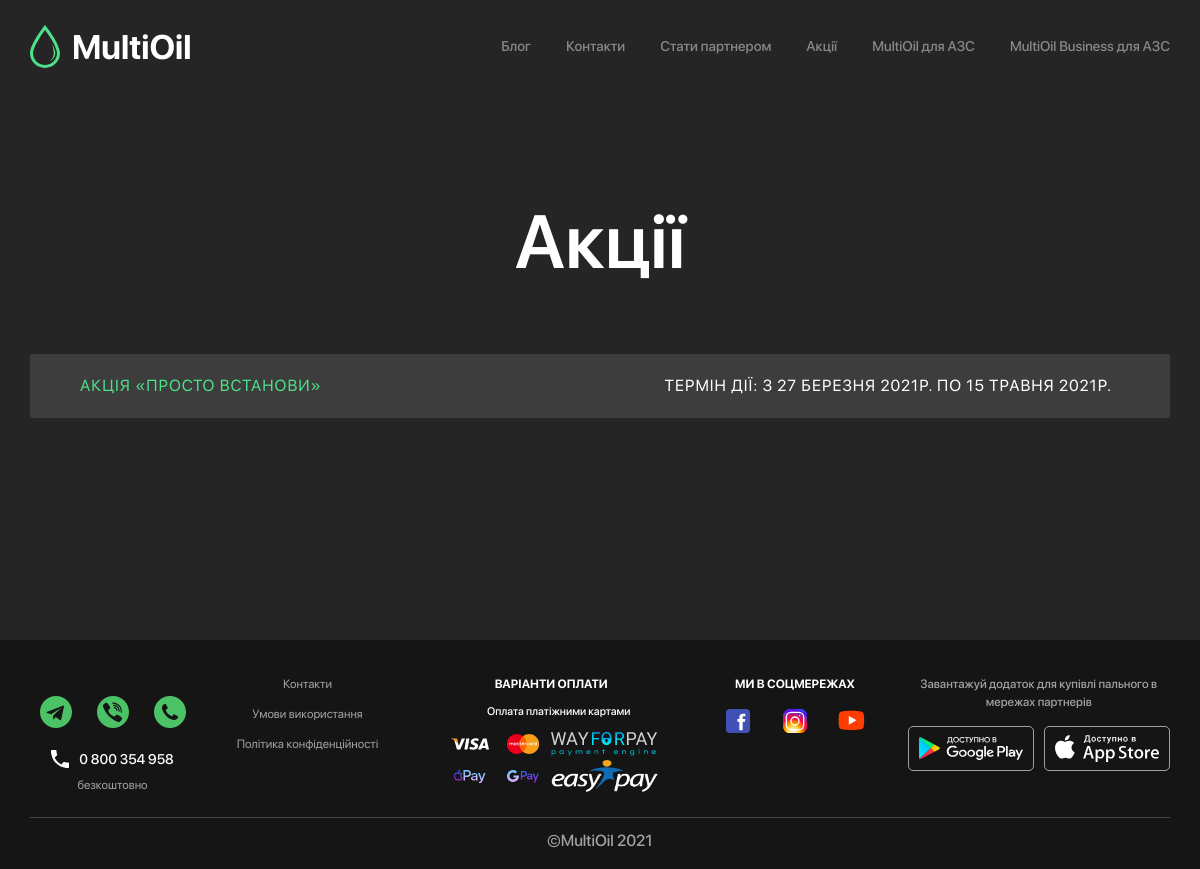
Before: /stocks with the older database file.
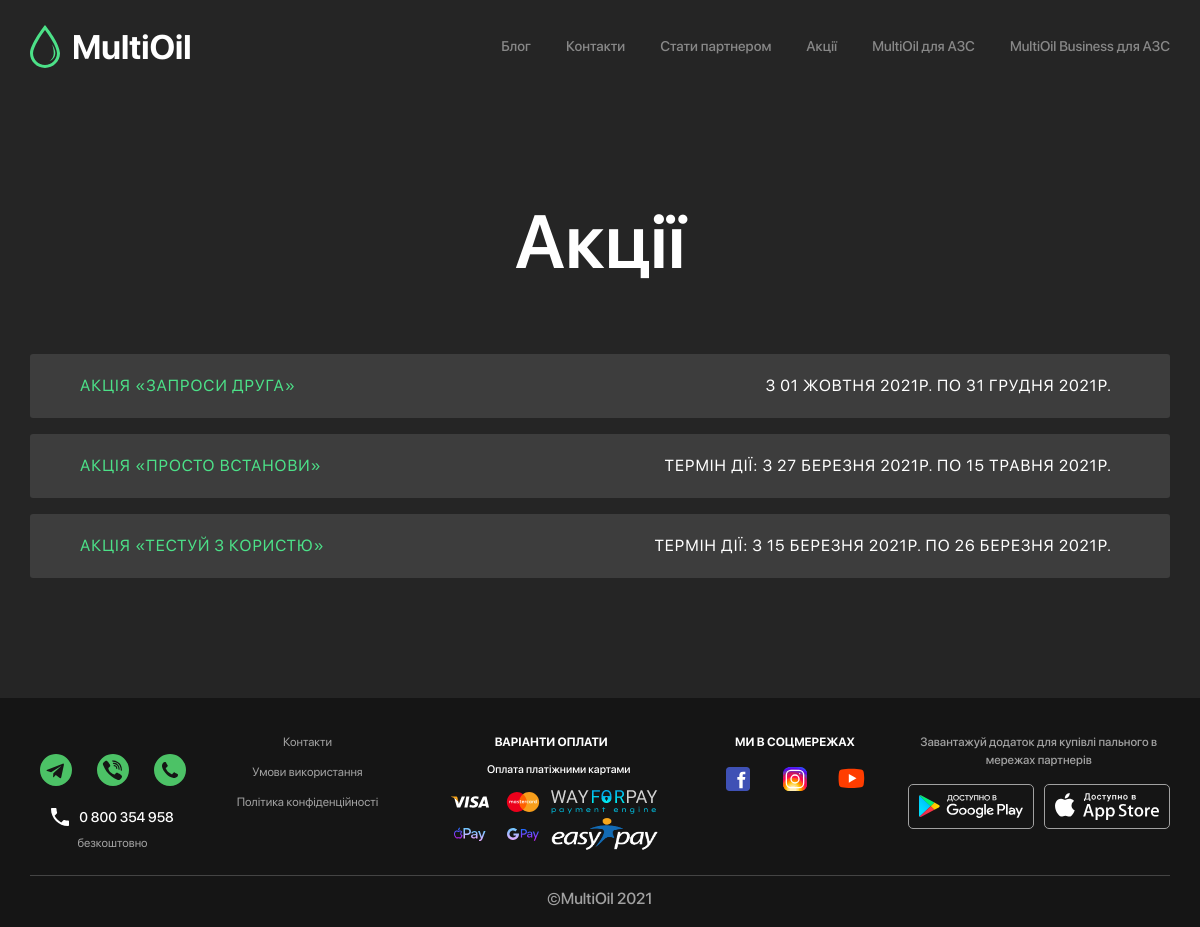
After: the same page with the newer database file.
### multi_oil/models.py (models this page shows, shortened)
class Stocks(models.Model):
    name = models.TextField(max_length=100, verbose_name="Название акции")
    name_url = models.CharField(max_length=100,verbose_name="URL",unique=True,)
    img = models.ImageField(verbose_name='Изображение', upload_to="img", default="img/default.jpg")
    img_alt = models.CharField(max_length=100,verbose_name="alt",default="", blank=True)
    img_title = models.CharField(max_length=100,verbose_name="title",default="", blank=True)
    body = RichTextField(verbose_name='Акция', null=True, blank=True, default="")
    date_work = models.TextField(verbose_name='Время работы',max_length=100, default="" )
    date_add = models.DateTimeField(verbose_name="Дата создания",auto_now=True)
    page_title = models.CharField(max_length=100,verbose_name="title",default="", blank=True)
    page_description = models.CharField(max_length=100,verbose_name="description",default="", blank=True)
    page_keywords= models.CharField(max_length=100,verbose_name="keywords",default="", blank=True)
    def get_absolute_url(self):
        return reverse('multi_oil:get-stocks', args=[str(self.name_url)])
    class Meta:
        verbose_name_plural = "Акции"
        verbose_name = "Акция"

### multi_oil/views.py (the view)
# urls.py: path('stocks', views.GetStocksPageView.as_view(), name='stocks'),
class GetStocksPageView(TemplateView):
    template_name = "stocks.html"
    def get_context_data(self, **kwargs):
        new = Stocks.objects.all().order_by('-date_add')
        context = super().get_context_data(**kwargs)
        context["stocks"] = StocksSerializer(new, many=True).data
        return context

### multi_oil/serializers.py (called while the page is built)
    def get_url(self, obj):
        return base_url + obj.get_absolute_url()

### templates/stocks.html (shortened to what this page needs)
<!DOCTYPE html>
{% load static %}
<html lang="ru">
<head>
    <link rel="stylesheet" href="{% static 'css/bootstrap.css' %}">
    <link rel="stylesheet" href="{% static 'css/swiper.min.css' %}">
    <link rel="stylesheet" href="{% static 'css/jquery.fancybox.min.css' %}">
    <link rel="stylesheet" href="{% static 'css/main.css' %}">
</head>
<body>
<header class="header">
    <div class="container">
        <div class="row">
            <div class="col-12 header__col">
                <div class="logo header__logo">
                    <a class="logo__link" href="{% url 'multi_oil:home-page' %}">
                        <img class="logo__img" src="{% static 'img/logo.svg' %}" alt="logo">
                        <div class="logo__title">MultiOil</div>
                    </a>
                </div>
                <nav class="menu">
                    <ul class="menu__list">
                        <li class="menu__item">
                            <a class="menu__link" href="{% url 'multi_oil:get-news-page' %}">
                                Блог
                            </a>
                        </li>
                        <li class="menu__item"><a class="menu__link"
                                                  href="javascript:;" data-fancybox
                                                  data-src="#contact-popup">Контакти</a></li>
                        <li class="menu__item"><a class="menu__link" href="javascript:;" data-fancybox
                                                  data-src="#partner-popup">Стати партнером</a></li>
                        <li class="menu__item"><a class="menu__link" href="{% url 'multi_oil:stocks' %}">Акції</a></li>
                        <li class="menu__item"><a class="menu__link" href="{% url 'multi_oil:multioil-for-azs' %}">MultiOil
                            для АЗС</a></li>
                        <li class="menu__item"><a class="menu__link" href="{% url 'multi_oil:business' %}">MultiOil
                            Business для АЗС</a></li>
                    </ul>
                </nav>
            </div>
        </div>
    </div>
</header>
<div class="stocks">
    <div class="container">
        <div class="row">
            <div class="col-lg-12">
                <h1 class="stocks-article__title">Акції</h1>
                {% for stock in stocks %}
                    <div class="stocks-box">
                        <a  href="{{ stock.url }}" class="stocks-link">
                            <div class="text-upper">{{ stock.name }}</div>
                        </a>
                        <div class="text-upper text-small mr-12">{{ stock.date_work }}
                        </div>
                    </div>
                {% endfor %}
            </div>
        </div>
    </div>
</div>
<footer class="footer">
    <div class="container">
        <div class="row">
            <div class="col-xl-2 footer__col">
                <div class="footer-phone__descr desktop--hidden__footer">безкоштовно</div>
                <div class="footer-phone">
                    <svg class="footer-phone__icon">
                        <use xlink:href="#footer-phone"></use>
                    </svg>
                    <a class="footer-phone__link" href="tel:0800354958">0 800 354 958</a>
                </div>
                <ul class="social footer__social">
                    <li class="social__item"><a class="social__link" href="https://t.me/multioil">
                        <svg class="social__icon">
                            <use
                                    xlink:href="#telegram"></use>
                        </svg>
                    </a></li>
                    <li class="social__item"><a class="social__link" href="viber://chat?number=%2B380631018197">
                        <svg class="social__icon">
                            <use xlink:href="#viber"></use>
                        </svg>
                    </a></li>
                    <li class="social__item"><a class="social__link" href="tel:0800354958">
                        <svg class="social__icon">
                            <use xlink:href="#phone"></use>
                        </svg>
                    </a></li>
                </ul>
            </div>
            <div class="col-xl-2 desktop--hidden__footer">
                <div class="footer-block">
                    <div class="footer-block__title"><a class="footer-links__link" href="javascript:;"
                                                        data-fancybox data-src="#contact-popup">Контакти</a></div>
                    <div class="footer-block__title"><a class="footer-links__link"
                                                        href="{% url 'multi_oil:terms-page' %}">
                        Умови використання</a></div>
                    <div class="footer-block__title"><a class="footer-links__link"
                                                        href="{% url 'multi_oil:policy-page' %}">
                        Політика конфіденційності</a></div>
                </div>
            </div>
            <div class="col-xl-3 footer__col">
                <div class="footer-block">
                    <div class="footer-block__title">ВАРІАНТИ ОПЛАТИ</div>
                    <nav class="footer-menu">
                        <ul class="footer-menu__list">
                            <li class="footer-menu__item">Оплата платіжними картами</li>
                            <div class="footer_image">
                                <img src="{% static 'img/pay/visa.svg' %}" alt="visa">
                                <img src="{% static 'img/pay/master.svg' %}" alt="mastercard">
                                <img src="{% static 'img/pay/way.png' %}" alt="WAYFORPAY">
                            </div>
                            <div class="footer_image__pay">
                                <img src="{% static 'img/pay/applepay.svg' %}" alt="Apple Pay">
                                <img src="{% static 'img/pay/googlepay.svg' %}" alt="Google Pay">
                                <img class="easy_pay" src="{% static 'img/pay/easypay.png' %}" alt="EasyPay">
                            </div>
                        </ul>
                    </nav>
                </div>
            </div>
            <div class="col-xl-2 footer__col">
                <div class="footer-block">
                    <div class="footer-block__title">Ми в соцмережах</div>
                    <nav class="footer-menu">
                        <ul class="social footer__social">
                            <li class="social__item">
                                <a class="social__link" href="#">
                                    <svg class="social__icon">
                                        <use xlink:href="#facebook"></use>
                                    </svg>
                                </a>
                            </li>
                            <li class="social__item">
                                <a class="social__link" href="tel:0800354958">
                                    <svg class="social__icon">
                                        <use xlink:href="#instagram"></use>
                                    </svg>
                                </a>
                            </li>
                            <li class="social__item">
                                <a class="social__link" href="tel:0800354958">
                                    <svg class="social__icon">
                                        <use xlink:href="#youtube"></use>
                                    </svg>
                                </a>
                            </li>
                        </ul>
                    </nav>
                </div>
            </div>
            <div class="col-xl-3 footer__col">
                <div class="footer-block">
                    <div class="download footer__download">
                        <div class="download__title">Завантажуй додаток для купівлі пального в мережах партнерів</div>
                        <ul class="download__list">
                            <li class="download__item"><a class="download__link"
                                                          href="https://play.google.com/store/apps/details?id=com.multioilinua.app"><img
                                    class="download__img" src="{% static 'img/GooglePlay-ru.svg' %}" alt="alt"></a></li>
                            <li class="download__item"><a class="download__link"
                                                          href="https://apps.apple.com/ua/app/multioil-%D0%B0%D0%B7%D1%81-%D0%B2-%D1%81%D0%BC%D0%B0%D1%80%D1%82%D1%84%D0%BE%D0%BD%D1%96/id1554826015?l=ru"><img
                                    class="download__img" src="{% static 'img/AppStore-ru.svg' %}" alt="alt"></a></li>
                        </ul>
                    </div>
                </div>
            </div>
        </div>
        <div class="row">
            <div class="col-12">
                <div class="footer__bottom">
                    <div class="copyright">©MultiOil 2021</div>
                </div>
            </div>
        </div>
    </div>
</footer>
</body>
</html>

Changed rows visible on the page:
added Stocks: name "АКЦІЯ «ЗАПРОСИ ДРУГА»", date_work "З 01 ЖОВТНЯ 2021Р. ПО 31 ГРУДНЯ 2021Р."
added Stocks: name "АКЦІЯ «ТЕСТУЙ З КОРИСТЮ»", date_work "ТЕРМІН ДІЇ: З 15 БЕРЕЗНЯ 2021Р. ПО 26 БЕРЕЗНЯ 2021Р."
